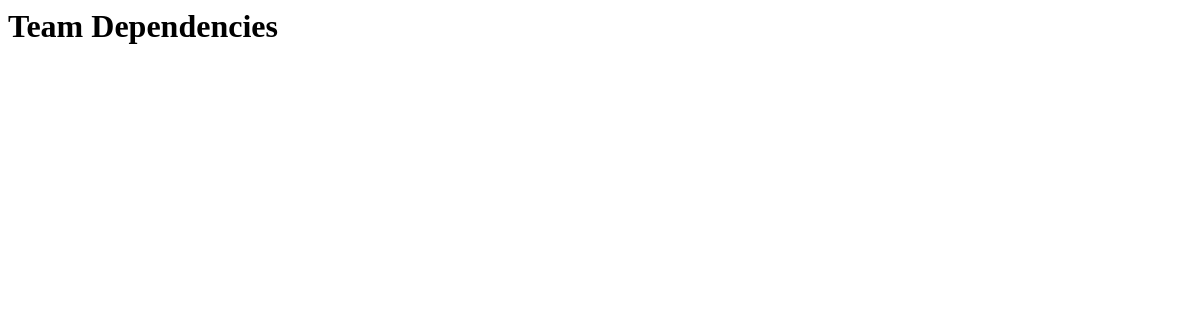
/organization/dependencies/, run on an earlier commit of the app's database.
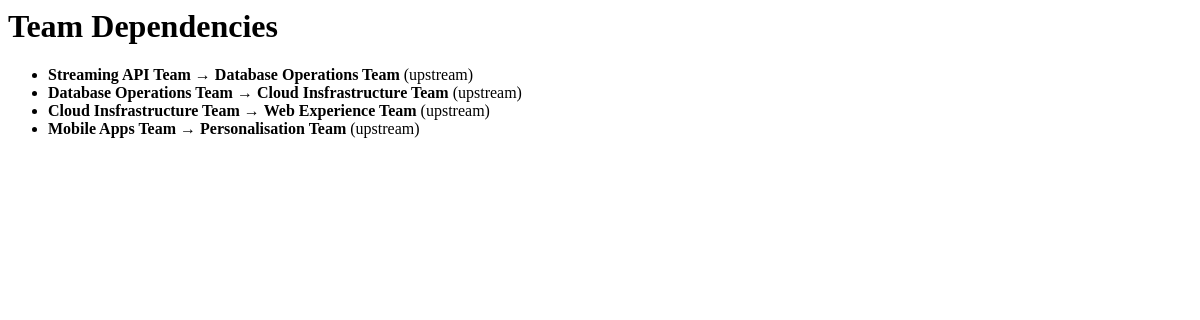
And on a later commit of the database.
### skyapp/organization/models.py (models this page shows, shortened)
class Dependency(models.Model):
    DEPENDENCY_TYPES = [
        ('upstream', 'Upstream'),
        ('downstream', 'Downstream'),
    ]
    from_team = models.ForeignKey(Team, on_delete=models.CASCADE, related_name='dependencies_from')
    to_team = models.ForeignKey(Team, on_delete=models.CASCADE, related_name='dependencies_to')
    dependency_type = models.CharField(max_length=20, choices=DEPENDENCY_TYPES)
    description = models.TextField(blank=True)
    class Meta:
        verbose_name_plural = "Dependencies"

class Team(models.Model):
    name = models.CharField(max_length=100)
    department = models.ForeignKey(Department, on_delete=models.CASCADE)
    team_type = models.ForeignKey(TeamType, on_delete=models.SET_NULL, null=True)
    manager = models.CharField(max_length=100)
    purpose = models.TextField()
    contact_email = models.EmailField()
    slack_channel = models.CharField(max_length=100, blank=True)

### skyapp/organization/views.py (the view)
# urls.py: path('dependencies/', views.dependency_list, name='dependency_list'),
def dependency_list(request):
    dependencies = Dependency.objects.select_related('from_team', 'to_team').all()
    return render(request, 'organization/dependency_list.html', {
        'dependencies': dependencies,
    })

### skyapp/organization/templates/organization/dependency_list.html
<h1>Team Dependencies</h1>
<ul>
    {% for dep in dependencies %}
        <li>
            <strong>{{ dep.from_team.name }}</strong>
            →
            <strong>{{ dep.to_team.name }}</strong>
            ({{ dep.dependency_type }})
        </li>
    {% endfor %}
</ul>

What changed in the data, as far as the page shows it:
added Dependency: from_team.name "Streaming API Team", to_team.name "Database Operations Team", dependency_type "upstream"
added Dependency: from_team.name "Database Operations Team", to_team.name "Cloud Insfrastructure Team", dependency_type "upstream"
added Dependency: from_team.name "Cloud Insfrastructure Team", to_team.name "Web Experience Team", dependency_type "upstream"
added Dependency: from_team.name "Mobile Apps Team", to_team.name "Personalisation Team", dependency_type "upstream"
